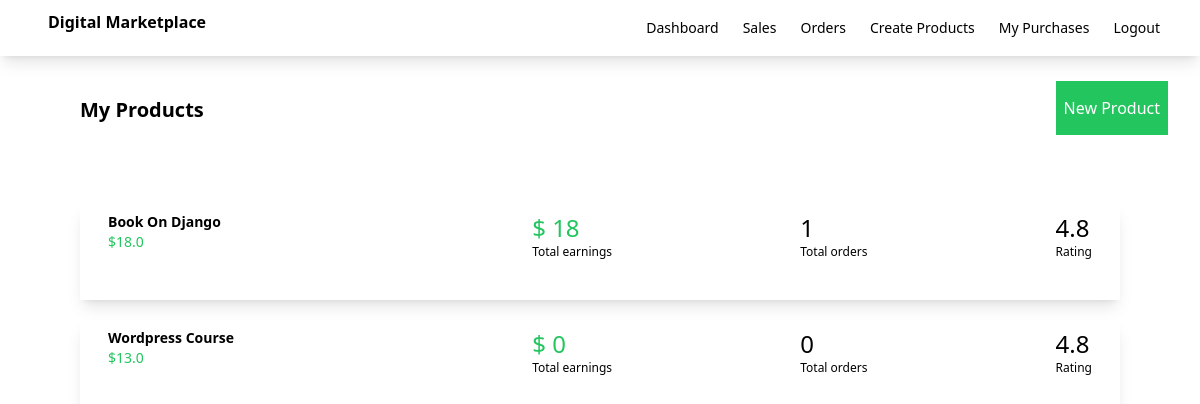
Page /dashboard (signed in) on the earlier database version.
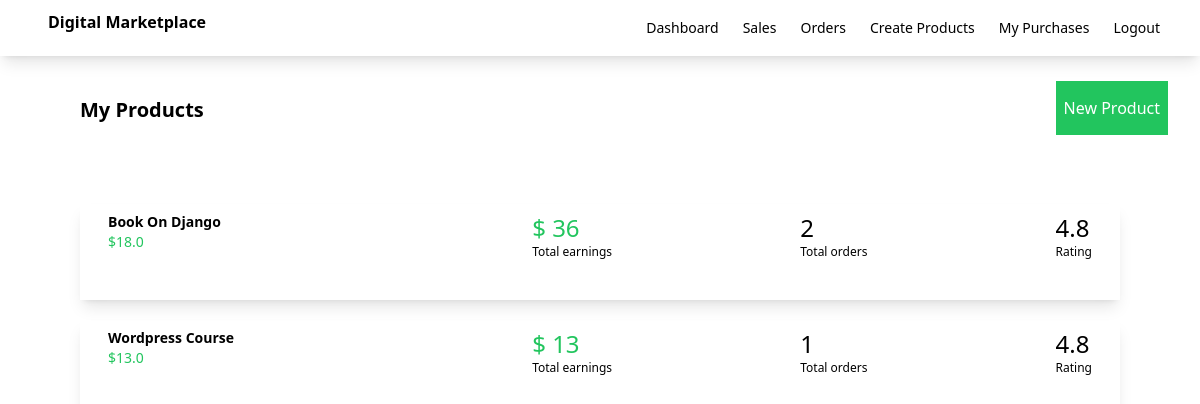
Same page on the later database version.
### myapp/models.py (models this page shows, shortened)
class Product(models.Model):
    seller = models.ForeignKey(User, on_delete=models.CASCADE)
    name = models.CharField(max_length=100)
    description = models.CharField(max_length=100)
    price = models.FloatField()
    file = models.FileField(upload_to='uploads')
    item_image=models.CharField(max_length=500,default="https://cdn4.iconfinder.com/data/icons/basic-ui-set-2-1/64/Basic_ui_2-16-1024.png")
    total_sales_amount = models.IntegerField(default=0)
    total_sales = models.IntegerField(default=0)

### myapp/views.py (the view)
# urls.py: path('dashboard',views.dashboard,name='dashboard'),
def dashboard(request):
    products = Product.objects.filter(seller=request.user )
    return render(request,'myapp/dashboard.html',{'products':products})

### myapp/templates/myapp/dashboard.html (shortened to what this page needs)
{% extends 'myapp/base.html' %}
{% block body %}
    <div class="flex justify-between">
        <div class="ml-20 mt-10 font-bold text-xl">My Products</div>
        <div class="ml-20 mt-10">
            <a class="bg-green-500 text-white px-2 py-4 mr-8" href="{% url 'createproduct' %}">New Product</a>
        </div>
    </div>
    <div class="products-container p-10 m-5">
        {% for product in products %}
        <div class="flex shadow-lg m-5 p-2 justify-between">
            <div class="flex w-1/4">
                <div class="relative group">
                    <a href="{% url 'editproduct' product.id %}">
                <div class="ml-5">
                    <div class="font-bold text-sm"> {{ product.name }}</div>
                    <div class="text-sm text-green-500">${{ product.price }}</div>
                </div>
                </a>
            </div>
            </div>
            <div>
                <div class="text-2xl text-green-500">$ {{ product.total_sales_amount }}</div>
                <div class="text-xs">Total earnings</div>
            </div>
            <div>
                <div class="text-2xl">{{ product.total_sales }}</div>
                <div class="text-xs">Total orders</div>
            </div>
            <div class="pr-5">
                <div class="text-2xl">4.8</div>
                <div class="text-xs">Rating</div>
            </div>
        </div>
        {% endfor %}
    </div>
{% endblock %}

Differences in the rows shown:
changed Product "Book On Django": total_sales_amount "18" → "36"; total_sales "1" → "2"
changed Product "Wordpress Course": total_sales_amount "0" → "13"; total_sales "0" → "1"
